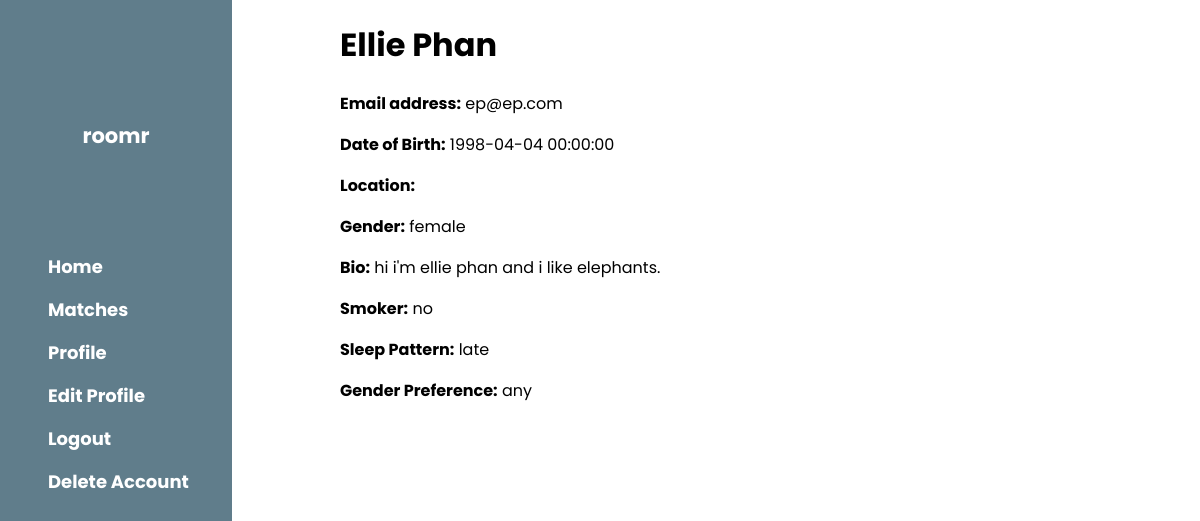
The page /user/view/ep@ep.com (signed in) on the database its author committed.
### server.py (models this page shows, shortened)
class User(UserMixin, db.Model):
    __tablename__ = "Users"
    id = db.Column(db.Integer, primary_key=True, autoincrement=True)
    email = db.Column(db.String(64), unique=True, index=True, nullable=False)
    fname = db.Column(db.String(32), index=True, nullable=False)
    lname = db.Column(db.String(32), index=True, nullable=False)
    dob = db.Column(db.DateTime, index=True,nullable=False)
    password_hash = db.Column(db.String(128), nullable=False)
    confirmed = db.Column(db.Boolean(), default=False)
    profilePicture = db.Column(db.String(64), nullable=True)
    state = db.Column(db.String(32), index=True, nullable=False)
    city = db.Column(db.String(32), index=True, nullable=False)
    gender = db.Column(db.String(6), index=True, nullable=False)
    bio = db.Column(db.String(500), index=True, nullable=True)
    smoker = db.Column(db.String(3), index=True, nullable=False)
    sleep = db.Column(db.String(5), index=True, nullable=False)
    genderPreferences = db.Column(db.String(3), index=True, nullable=False)
    cleanliness = db.Column(db.String(5), index=True, nullable=False)
    price = db.Column(db.String(3), index=True, nullable=False)
    noiselevel = db.Column(db.String(7), index=True, nullable=False)
    petfriendly = db.Column(db.String(3), index=True, nullable=False)
    likes = db.relationship("User",
                        secondary=user_likes,
                        primaryjoin=(id==user_likes.c.user_id),
                        secondaryjoin=(id==user_likes.c.like_id),
                        backref='liked_by')
    dislikes = db.relationship("User",
                        secondary=user_dislikes,
                        primaryjoin=(id==user_dislikes.c.user_id),
                        secondaryjoin=(id==user_dislikes.c.dislike_id),
                        backref='disliked_by')
    matches = db.relationship("User",
                        secondary=user_matches,
                        primaryjoin=(id==user_matches.c.user_id),
                        secondaryjoin=(id==user_matches.c.match_id),
                        backref='matched_by')
    @property
    def password(self):
        raise AttributeError("password is write only")

### server.py (the view)
@app.route("/user/view/<email>", methods=["GET"])
@login_required
def viewProfile(email):
    other_user = User.query.filter_by(email=email).first()
    if current_user.email == other_user.email:
        return render_template("user.html")
    return render_template("view_user.html", other_user=other_user)

### server.py (called while the page is built)
@login_manager.user_loader
def load_user(user_id):
    return User.query.get(int(user_id))

### templates/view_user.html (shortened to what this page needs)
<!DOCTYPE html>
<html>
    <head>
        <link rel="stylesheet" href="{{ url_for('static', filename='styles2.css')}}"/>
    </head>
    <body>
        <nav id="sidebar"><br>
            <div id="headercontainer">
                <h3 id="bartitle"><b>roomr</b></h3>
            </div>
            <div id="barlinks">
                    <a href="{{url_for('home')}}" id="baritem">Home</a>
                {% if current_user.is_authenticated %}
                    <a href="{{url_for('chatform')}}" id="baritem" >Matches</a>
                    <a href="{{url_for('user')}}" id="baritem" >Profile</a>
                    <a href="{{url_for('editProfile')}}" id="baritem" >Edit Profile</a>
                    <a href="{{url_for('logout')}}" id="baritem" >Logout</a>
                    <a href="{{url_for('Delete')}}" id="baritem" >Delete Account</a>
                {% else %}
                    <a href="{{url_for('login')}}" id="baritem">Login</a>
                    <a href="{{url_for('signup')}}" id="baritem" >Signup</a>
                {% endif %}
                </div>
        </nav>
        <div class="content" >
            {% if current_user.is_authenticated %}
                <h1> {{ other_user.fname|capitalize }} {{ other_user.lname|capitalize }} </h1>
                <p> <b>Email address:</b> {{ other_user.email }}</p>
                <p> <b>Date of Birth:</b> {{ other_user.dob }}</p>
                <p> <b>Location:</b> {{ other_user.location }} </p>
                <p> <b>Gender:</b> {{ other_user.gender }}</p>
                <p> <b>Bio:</b> {{ other_user.bio }}</p>
                <p> <b>Smoker:</b> {{ other_user.smoker }} </p>
                <p> <b>Sleep Pattern:</b> {{ other_user.sleep }} </p>
                <p> <b>Gender Preference:</b> {{ other_user.genderPreferences }} </p>
            {% else %}
                <h1> You do not have permission to view this page. Please login. </h1>
            {% endif %}
        </div>
    </body>
</html>

### static/styles2.css (style rules this page uses)
body, h1, h2, h3, h4, h5 { font-family: "Poppins", sans-serif; }
body { font-size: 16px; margin: 0; }
.content { margin-left: 340px; margin-right: 40px; }
#sidebar { height: 100%; width: 200px; background-color: #fff; position: fixed !important; z-index: 1; overflow: auto; z-index: 3; font-weight: bold; color: #fff !important; background-color: #607d8b !important; top: 0; font-size: 18px !important; padding: 8px 16px !important; }
#headercontainer:after, #headercontainer:before { content: ""; display: table; clear: both; padding: 0.01em 16px; }
#bartitle { text-align: center; padding-top: 64px !important; padding-bottom: 64px !important; }
#barlinks { width: 100%; min-width: 100%; text-align: left; display: block; padding: 8px 16px; border: none; white-space: normal; float: none; outline: 0; }
#baritem { text-align: left; width: 100%; float: left; border: none; outline: 0; padding: 8px 16px; vertical-align: middle; overflow: hidden; text-decoration: none; color: inherit; background-color: inherit; cursor: pointer; white-space: nowrap; }
a:link { color:black; text-decoration: none; }

### rows shown on the page
User: fname "Ellie", lname "Phan", email "ep@ep.com", dob "1998-04-04 00:00:00", gender "female", bio "hi i'm ellie phan and i like elephants.", smoker "no", sleep "late", genderPreferences "any"
